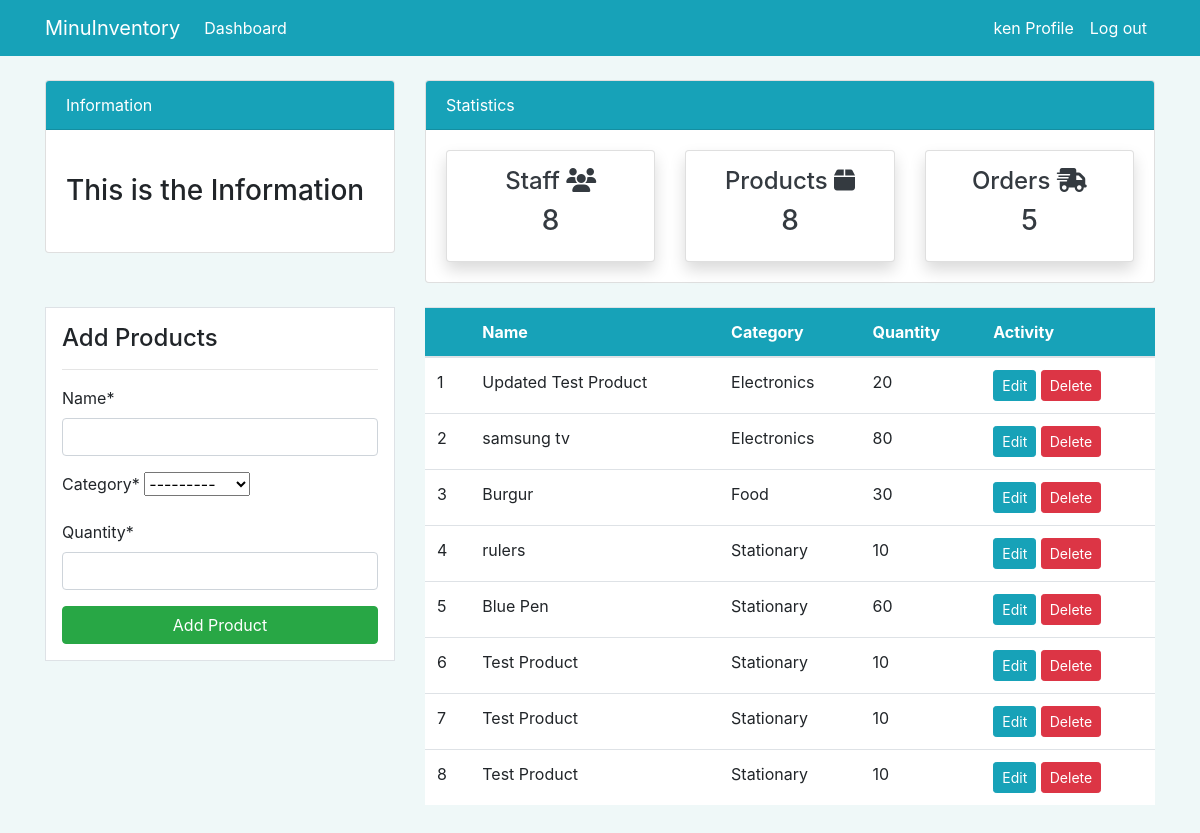
/product/ (signed in), run on the app's committed database.
### dashboard/models.py (models this page shows, shortened)
class Product(models.Model):
    name = models.CharField(max_length=100, null=True)
    category = models.CharField(max_length=20, choices=CATEGORY, null=True)
    quantity = models.PositiveIntegerField(null=True)
    class Meta:
        verbose_name_plural = 'Product'

### dashboard/views.py (the view)
# urls.py: path('product/', views.product, name='dashboard-product'),
@login_required(login_url='user-login')
def product(request):
    items = Product.objects.all()
    products = Product.objects.all()
    products_count = products.count()
    workers_count = User.objects.all().count
    orders_count = Order.objects.all().count
    if request.method == 'POST':
        form = ProductForm(request.POST)
        if form.is_valid():
            form.save()
            product_name = form.cleaned_data.get('name')
            messages.success(request, f'{product_name} has been added')
            return redirect('dashboard-product')
    else:
        form = ProductForm()
    context = {
        'items': items,
        'form': form,
        'workers_count' : workers_count,
        'orders_count' : orders_count,
        'products_count' : products_count,
    }
    return render(request, 'dashboard/product.html', context)

### dashboard/forms.py
class ProductForm(forms.ModelForm):
    class Meta:
        model= Product
        fields = ['name', 'category', 'quantity' ]

### templates/dashboard/product.html (shortened to what this page needs)
{% extends 'partials/base.html' %}
{% load crispy_forms_tags %}
{% block content %}
{% include 'partials/topnav.html' %}
<div class="container">
    <div class="row my-4">
        <div class="col-md-4">
            <div class="border bg-white p-3">
                <h4>Add Products</h4>
                <hr>
                <form method="POST" action="{% url 'dashboard-product' %}">
                    {{ form|crispy }}
                    <input class="btn btn-success btn-block" type="submit" value="Add Product">
                </form>
            </div>
        </div>
        <div class="col-md-8">
            <table class="table bg-white">
                <thead class="bg-info">
                    <tr class="text-white">
                        <th scope="col"></th>
                        <th scope="col">Name</th>
                        <th scope="col">Category</th>
                        <th scope="col">Quantity</th>
                        <th scope="col">Activity</th>
                    </tr>
                </thead>
                <tbody>
                    {% for item in items %}
                    <tr>
                        <td>{{ forloop.counter }}</td>
                        <td>{{ item.name }}</td>
                        <td>{{ item.category }}</td>
                        <td>{{ item.quantity }}</td>
                        <td>
                            <a class="btn btn-info btn-sm" href="{% url 'dashboard-product-update' item.id %}">Edit</a>
                            <a class="btn btn-danger btn-sm" href="{% url 'dashboard-product-delete' item.id %}">Delete</a>
                        </td>
                    </tr>
                    {% empty %}
                    <tr>
                        <td colspan="5">No products available</td>
                    </tr>
                    {% endfor %}
                </tbody>
            </table>
        </div>
    </div>
</div>
{% endblock %}

### templates/partials/nav.html (shortened to what this page needs)
<nav class="navbar navbar-expand-lg navbar-info bg-info">
  <div class="container">
    <a class="navbar-brand text-white" href="{% url 'dashboard-index' %}">MinuInventory</a>
    <div class="collapse navbar-collapse" id="navbarSupportedContent">
      <ul class="navbar-nav mr-auto">
        <li class="nav-item active">
          <a class="nav-link text-white" href="{% url 'dashboard-index' %}">Dashboard<span class="sr-only">(current)</span></a>
        </li>
      </ul>
      <ul class="navbar-nav ml-auto">
          <li class="nav-item active">
            <a class="nav-link text-white" href="{% url 'user-profile' %}">{{ user.username }} Profile <span class="sr-only">(current)</span></a>
          </li>
          <li class="nav-item">
            <a class="nav-link text-white" href="{% url 'user-logout' %}">Log out</a>
          </li>
      </ul>
    </div>
  </div>
</nav>

### static/style.css (style rules this page uses)
body { background: rgb(239, 248, 248); }

### data on the page
Product: name "Updated Test Product", category "Electronics", quantity "20"
Product: name "samsung tv", category "Electronics", quantity "80"
Product: name "Burgur", category "Food", quantity "30"
Product: name "rulers", category "Stationary", quantity "10"
Product: name "Blue Pen", category "Stationary", quantity "60"
Product: name "Test Product", category "Stationary", quantity "10"
Product: name "Test Product", category "Stationary", quantity "10"
Product: name "Test Product", category "Stationary", quantity "10"

### other printed values
{{ user.username }} "ken"
{{ workers_count }} "8"
{{ products_count }} "8"
{{ orders_count }} "5"
